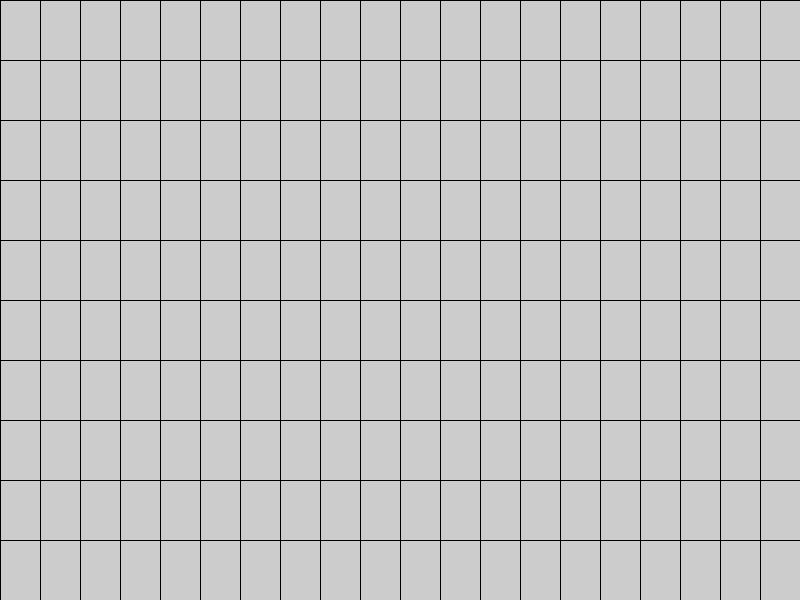
Frame 1 (no input)
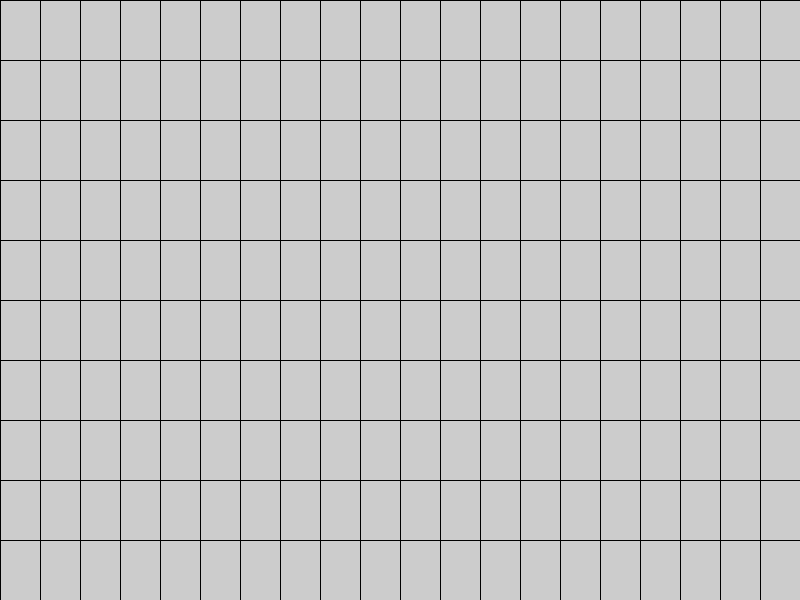
Frame 60 (the mouse pressed at the canvas centre just before this capture)
Frame 120 (the mouse held since frame 60 and released just before this capture): identical to frame 60, image omitted

The Processing sketch that drew these frames (run headless with seeded random() and noise(); from frame 60 on, the mouse is pressed at the canvas centre):

// Processing sketch: four_sided_grid_rewrite
// ── four_sided_grid_rewrite.pde
/*

We're going to rebuild the sketch from scratch by distilling it
down to it's basic elements.

*/

// ── a_hard_coded.pde
/*
*
* First we hard-code a single rectangle.
* Then we look for patterns.
*
*/

//line(0, 0, 10, 0);
//line(10, 0, 10, 20);
//line(10, 20, 0, 20);
//line(0, 20, 0, 0);

// ── b_with_variables.pde
/*
*
* Next we add in variables
* And we reduce the number of hard-coded variables
*
*/

/*
* Define variables, name them what they represent on the screen
*/

//int topLeftX = 0;
//int topLeftY = 0;
//int topRightX = 10;
//int topRightY = 0;
//int bottomLeftX = 0;
//int bottomLeftY = 20;
//int bottomRightX = 10;
//int bottomRightY = 20;

/*
* Reduce the number of hard-coded variables
*/

//int topLeftX = 0;
//int topLeftY = 0;
//int topRightX = 10;
//int topRightY = topLeftY;
//int bottomLeftX = topLeftX;
//int bottomLeftY = 20;
//int bottomRightX = topRightX;
//int bottomRightY = bottomLeftY;

//line(topLeftX, topLeftY, topRightX, topRightY);
//line(topRightX, topRightY, bottomRightX, bottomRightY);
//line(bottomRightX, bottomRightY, bottomLeftX, bottomLeftY);
//line(bottomLeftX, bottomLeftY, topLeftX, topLeftY);


// ── c_replicator.pde
/*
*
* Finally we're ready to replicate our rectanlge to create the grid
* Introduce a typo as an excuse for printing
* Comment the code
*/

int numCols = 20;
int numRows = 10;
int colWidth, rowHeight;

void setup() {
  size(800, 600); 
  colWidth = width/numCols;
  rowHeight = height/numRows;
}


void draw() {
  //for (int i = 0; i < numCols; i++) {
  //  for (int j = 0; j < numRows; j++) {

  /*
  * Show how even the iterator variables can have more meaningful names
  */  
  for (int thisCol = 0; thisCol < numCols; thisCol++) {
    for (int thisRow = 0; thisRow < numRows; thisRow++) {
      int nextCol = thisCol+1;
      int nextRow = thisRow+1;
      
      println("thisCol: " + thisCol + "\t" + "thisRow: " + thisRow + "\t" + "nextCol: " + nextCol + "\t" + "nextRow: " + nextRow); 

      int topLeftX = thisCol*colWidth;
      int topLeftY = thisRow*rowHeight;
      int topRightX = nextCol*colWidth;
      int topRightY = topLeftY;
      int bottomRightX = topRightX;
      int bottomRightY = nextRow*rowHeight;
      int bottomLeftX = topLeftX;
      int bottomLeftY = bottomRightY;

      line(topLeftX, topLeftY, topRightX, topRightY);
      line(topRightX, topRightY, bottomRightX, bottomRightY);
      line(bottomRightX, bottomRightY, bottomLeftX, bottomLeftY);
      line(bottomLeftX, bottomLeftY, topLeftX, topLeftY);
    }
  }
}
